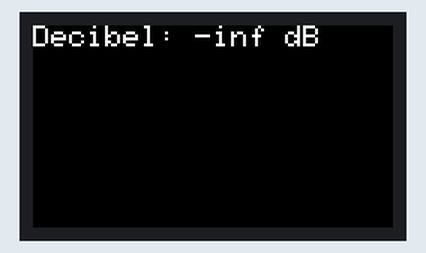
Simulated run of this sketch. Board: ESP32. On the bench: 240×135 colour display. WiFi joins after 1.5 s; servers stay silent unless stated; I2S audio is not simulated (input reads silence); uploads are accepted with an empty reply; what the sketch prints to the serial monitor is not drawn.

Above: at 2.3 s.

The sketch:

sketch.ino
```cpp
#include <M5StickCPlus.h>
#include <WiFi.h>
#include <HTTPClient.h>
#include <driver/i2s.h>

// Prometheus endpoint configuration
const char* prometheusEndpoint = "http://192.168.1.232:9091/metrics";
const char* metricName = "m5stick_decibel_level";

// Wi-Fi configuration
const char* ssid = "asdf";
const char* password = "asdf";

// I2S configuration
#define PIN_CLK     0
#define PIN_DATA    34
const i2s_port_t I2S_PORT = I2S_NUM_0;
const int SAMPLE_RATE = 44100;
const int SAMPLE_BUFFER_SIZE = 1024;

int16_t sampleBuffer[SAMPLE_BUFFER_SIZE];

void setupI2S() {
  i2s_config_t i2s_config = {
    .mode = (i2s_mode_t)(I2S_MODE_MASTER | I2S_MODE_RX | I2S_MODE_PDM),
    .sample_rate = SAMPLE_RATE,
    .bits_per_sample = I2S_BITS_PER_SAMPLE_16BIT,
    .channel_format = I2S_CHANNEL_FMT_ALL_RIGHT,
#if ESP_IDF_VERSION > ESP_IDF_VERSION_VAL(4, 1, 0)
        .communication_format = I2S_COMM_FORMAT_STAND_I2S,
#else
        .communication_format = I2S_COMM_FORMAT_I2S,
#endif
    .intr_alloc_flags = ESP_INTR_FLAG_LEVEL1,
    .dma_buf_count = 2,
    .dma_buf_len = 128,
  };

  i2s_pin_config_t pin_config = {
    .bck_io_num = I2S_PIN_NO_CHANGE,
    .ws_io_num = PIN_CLK,
    .data_out_num = I2S_PIN_NO_CHANGE,
    .data_in_num = PIN_DATA
  };

#if (ESP_IDF_VERSION > ESP_IDF_VERSION_VAL(4, 3, 0))
    pin_config.mck_io_num = I2S_PIN_NO_CHANGE;
#endif

  i2s_driver_install(I2S_PORT, &i2s_config, 0, NULL);
  i2s_set_pin(I2S_PORT, &pin_config);
  i2s_set_clk(I2S_PORT, SAMPLE_RATE, I2S_BITS_PER_SAMPLE_16BIT, I2S_CHANNEL_MONO);
}

void sendToPrometheus(float decibelLevel) {
  if (WiFi.status() == WL_CONNECTED) {
    HTTPClient http;
    String metricData = String(metricName) + " " + String(decibelLevel);

    http.begin(prometheusEndpoint);
    http.addHeader("Content-Type", "text/plain");

    int httpResponseCode = http.POST(metricData);
    if (httpResponseCode > 0) {
      Serial.printf("Sent to Prometheus. Response code: %d\n", httpResponseCode);
    } else {
      Serial.printf("Error sending to Prometheus. Error code: %d\n", httpResponseCode);
    }

    http.end();
  }
}

void setup() {
  M5.begin();
  M5.Lcd.setRotation(3);
  M5.Lcd.fillScreen(BLACK);
  M5.Lcd.setTextSize(2);

  WiFi.begin(ssid, password);
  while (WiFi.status() != WL_CONNECTED) {
    delay(1000);
    Serial.println("Connecting to WiFi...");
  }

  Serial.println("Connected to WiFi");

  setupI2S();
}

void loop() {
  size_t bytesRead = 0;
  i2s_read(I2S_PORT, sampleBuffer, SAMPLE_BUFFER_SIZE, &bytesRead, portMAX_DELAY);

  float sum = 0;
  for (int i = 0; i < SAMPLE_BUFFER_SIZE; i++) {
    sum += abs(sampleBuffer[i]);
  }

  float average = sum / SAMPLE_BUFFER_SIZE;
  float decibelLevel = 20 * log10(average / 32767.0) + 94;

  M5.Lcd.fillScreen(BLACK);
  M5.Lcd.setCursor(0, 0);
  M5.Lcd.printf("Decibel: %.2f dB", decibelLevel);

  Serial.printf("Decibel level: %.2f dB\n", decibelLevel);

  sendToPrometheus(decibelLevel);

  delay(1000);
}
```
